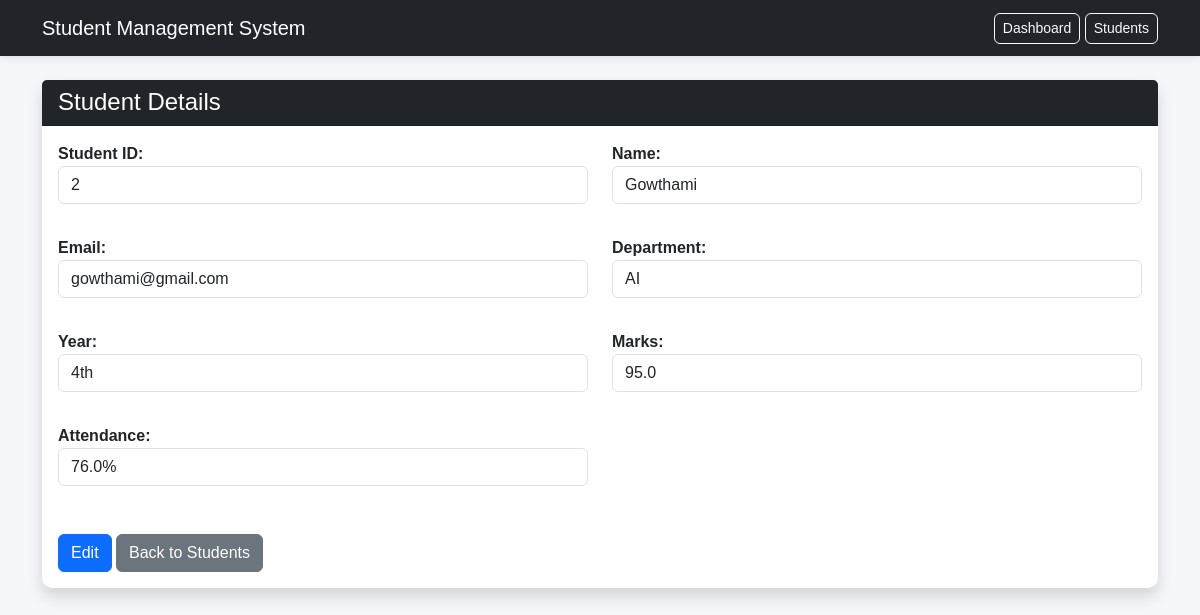
Page /student_details/2 on the committed database.
### tables this page shows
CREATE TABLE students (
            id INTEGER PRIMARY KEY AUTOINCREMENT,
            name TEXT NOT NULL,
            email TEXT NOT NULL,
            department TEXT NOT NULL,
            year TEXT NOT NULL,
            marks REAL NOT NULL,
            attendance REAL NOT NULL
        );

### app.py (the view)
@app.route("/student_details/<int:id>")
def student_details(id):
    conn = get_db_connection()
    student = conn.execute(
        "SELECT * FROM students WHERE id = ?",
        (id,)
    ).fetchone()
    conn.close()
    if student is None:
        flash("Student not found")
        return redirect(url_for("students"))
    return render_template(
        "student_details.html",
        student=student
    )

### app.py (called while the page is built)
def get_db_connection():
    conn = sqlite3.connect(DATABASE)
    conn.row_factory = sqlite3.Row
    return conn

### templates/student_details.html (shortened to what this page needs)
<!DOCTYPE html>
<html lang="en">
<head>
    <link rel="stylesheet"
          href="https://cdn.jsdelivr.net/npm/bootstrap@5.3.3/dist/css/bootstrap.min.css">
    <link rel="stylesheet"
          href="{{ url_for('static', filename='css/style.css') }}">
</head>
<body>
<nav class="navbar navbar-dark bg-dark">
    <div class="container">
        <a class="navbar-brand"
           href="{{ url_for('dashboard') }}">
            Student Management System
        </a>
        <div>
            <a href="{{ url_for('dashboard') }}"
               class="btn btn-outline-light btn-sm">
                Dashboard
            </a>
            <a href="{{ url_for('students') }}"
               class="btn btn-outline-light btn-sm">
                Students
            </a>
        </div>
    </div>
</nav>
<div class="container mt-4">
    <div class="card shadow">
        <div class="card-header bg-dark text-white">
            <h4 class="mb-0">Student Details</h4>
        </div>
        <div class="card-body">
            <div class="row">
                <div class="col-md-6 mb-3">
                    <strong>Student ID:</strong>
                    <p class="form-control">
                        {{ student['ID'] }}
                    </p>
                </div>
                <div class="col-md-6 mb-3">
                    <strong>Name:</strong>
                    <p class="form-control">
                        {{ student['Name'] }}
                    </p>
                </div>
                <div class="col-md-6 mb-3">
                    <strong>Email:</strong>
                    <p class="form-control">
                        {{ student['Email'] }}
                    </p>
                </div>
                <div class="col-md-6 mb-3">
                    <strong>Department:</strong>
                    <p class="form-control">
                        {{ student['Department'] }}
                    </p>
                </div>
                <div class="col-md-6 mb-3">
                    <strong>Year:</strong>
                    <p class="form-control">
                        {{ student['year'] }}
                    </p>
                </div>
                <div class="col-md-6 mb-3">
                    <strong>Marks:</strong>
                    <p class="form-control">
                        {{ student['Marks'] }}
                    </p>
                </div>
                <div class="col-md-6 mb-3">
                    <strong>Attendance:</strong>
                    <p class="form-control">
                        {{ student['Attendance'] }}%
                    </p>
                </div>
            </div>
            <div class="mt-3">
                <a href="{{ url_for('edit_student', id=student['ID']) }}"
                   class="btn btn-primary">
                    Edit
                </a>
                <a href="{{ url_for('students') }}"
                   class="btn btn-secondary">
                    Back to Students
                </a>
            </div>
        </div>
    </div>
</div>
</body>
</html>

### css/style.css (style rules this page uses)
body { background-color: #f5f7fb; font-family: Arial, sans-serif; }
.navbar { box-shadow: 0 2px 8px rgba(0, 0, 0, 0.1); }
.card { border: none; border-radius: 10px; box-shadow: 0 2px 10px rgba(0, 0, 0, 0.08); }
.btn { border-radius: 6px; }
.form-control, .form-select { border-radius: 6px; }

### rows in the picture
students: ID "2", Name "Gowthami", Email "gowthami@gmail.com", Department "AI", year "4th", Marks "95.0", Attendance "76.0"
